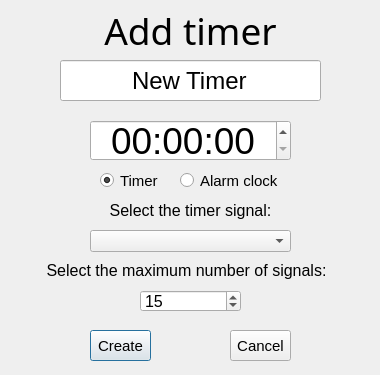
<?xml version="1.0" encoding="UTF-8"?>
<ui version="4.0">
 <class>AddingTimer</class>
 <widget class="QDialog" name="AddingTimer">
  <property name="geometry">
   <rect>
    <x>0</x>
    <y>0</y>
    <width>380</width>
    <height>375</height>
   </rect>
  </property>
  <property name="minimumSize">
   <size>
    <width>380</width>
    <height>375</height>
   </size>
  </property>
  <property name="maximumSize">
   <size>
    <width>380</width>
    <height>375</height>
   </size>
  </property>
  <property name="windowTitle">
   <string>Dialog</string>
  </property>
  <widget class="QRadioButton" name="radioButtonTimer">
   <property name="geometry">
    <rect>
     <x>100</x>
     <y>170</y>
     <width>82</width>
     <height>21</height>
    </rect>
   </property>
   <property name="font">
    <font>
     <pointsize>11</pointsize>
    </font>
   </property>
   <property name="cursor">
    <cursorShape>PointingHandCursor</cursorShape>
   </property>
   <property name="text">
    <string>Timer</string>
   </property>
   <property name="checked">
    <bool>true</bool>
   </property>
   <property name="autoRepeat">
    <bool>false</bool>
   </property>
  </widget>
  <widget class="QPushButton" name="btnCreate">
   <property name="geometry">
    <rect>
     <x>90</x>
     <y>330</y>
     <width>61</width>
     <height>31</height>
    </rect>
   </property>
   <property name="font">
    <font>
     <pointsize>11</pointsize>
    </font>
   </property>
   <property name="cursor">
    <cursorShape>PointingHandCursor</cursorShape>
   </property>
   <property name="text">
    <string>Create</string>
   </property>
  </widget>
  <widget class="QLineEdit" name="lineAddName">
   <property name="geometry">
    <rect>
     <x>60</x>
     <y>60</y>
     <width>261</width>
     <height>41</height>
    </rect>
   </property>
   <property name="font">
    <font>
     <pointsize>18</pointsize>
    </font>
   </property>
   <property name="text">
    <string>New Timer</string>
   </property>
   <property name="alignment">
    <set>Qt::AlignCenter</set>
   </property>
  </widget>
  <widget class="QRadioButton" name="radioButtonAlarm">
   <property name="geometry">
    <rect>
     <x>180</x>
     <y>170</y>
     <width>111</width>
     <height>21</height>
    </rect>
   </property>
   <property name="font">
    <font>
     <pointsize>11</pointsize>
    </font>
   </property>
   <property name="cursor">
    <cursorShape>PointingHandCursor</cursorShape>
   </property>
   <property name="text">
    <string>Alarm clock</string>
   </property>
  </widget>
  <widget class="QTimeEdit" name="timeAdd">
   <property name="geometry">
    <rect>
     <x>90</x>
     <y>120</y>
     <width>201</width>
     <height>41</height>
    </rect>
   </property>
   <property name="font">
    <font>
     <family>Nirmala UI</family>
     <pointsize>28</pointsize>
    </font>
   </property>
   <property name="cursor">
    <cursorShape>PointingHandCursor</cursorShape>
   </property>
   <property name="alignment">
    <set>Qt::AlignCenter</set>
   </property>
   <property name="correctionMode">
    <enum>QAbstractSpinBox::CorrectToPreviousValue</enum>
   </property>
   <property name="displayFormat">
    <string>HH:mm:ss</string>
   </property>
  </widget>
  <widget class="QLabel" name="labelAdd">
   <property name="enabled">
    <bool>true</bool>
   </property>
   <property name="geometry">
    <rect>
     <x>40</x>
     <y>10</y>
     <width>301</width>
     <height>41</height>
    </rect>
   </property>
   <property name="font">
    <font>
     <family>MS Reference Sans Serif</family>
     <pointsize>28</pointsize>
    </font>
   </property>
   <property name="text">
    <string>Add timer</string>
   </property>
   <property name="alignment">
    <set>Qt::AlignCenter</set>
   </property>
  </widget>
  <widget class="QPushButton" name="btnCancel">
   <property name="geometry">
    <rect>
     <x>230</x>
     <y>330</y>
     <width>61</width>
     <height>31</height>
    </rect>
   </property>
   <property name="font">
    <font>
     <pointsize>11</pointsize>
    </font>
   </property>
   <property name="cursor">
    <cursorShape>PointingHandCursor</cursorShape>
   </property>
   <property name="text">
    <string>Cancel</string>
   </property>
  </widget>
  <widget class="QComboBox" name="seletcSound">
   <property name="geometry">
    <rect>
     <x>90</x>
     <y>230</y>
     <width>201</width>
     <height>22</height>
    </rect>
   </property>
   <property name="cursor">
    <cursorShape>PointingHandCursor</cursorShape>
   </property>
   <property name="currentText">
    <string/>
   </property>
  </widget>
  <widget class="QLabel" name="lblSelectSound">
   <property name="geometry">
    <rect>
     <x>90</x>
     <y>200</y>
     <width>201</width>
     <height>21</height>
    </rect>
   </property>
   <property name="font">
    <font>
     <pointsize>12</pointsize>
    </font>
   </property>
   <property name="text">
    <string>Select the timer signal:</string>
   </property>
   <property name="alignment">
    <set>Qt::AlignCenter</set>
   </property>
  </widget>
  <widget class="QLabel" name="lblNumber">
   <property name="geometry">
    <rect>
     <x>26</x>
     <y>260</y>
     <width>321</width>
     <height>20</height>
    </rect>
   </property>
   <property name="font">
    <font>
     <pointsize>12</pointsize>
    </font>
   </property>
   <property name="text">
    <string>Select the maximum number of signals:</string>
   </property>
   <property name="alignment">
    <set>Qt::AlignCenter</set>
   </property>
  </widget>
  <widget class="QSpinBox" name="spinBoxNumber">
   <property name="geometry">
    <rect>
     <x>140</x>
     <y>290</y>
     <width>101</width>
     <height>22</height>
    </rect>
   </property>
   <property name="font">
    <font>
     <pointsize>12</pointsize>
    </font>
   </property>
   <property name="cursor">
    <cursorShape>PointingHandCursor</cursorShape>
   </property>
   <property name="alignment">
    <set>Qt::AlignLeading|Qt::AlignLeft|Qt::AlignVCenter</set>
   </property>
   <property name="minimum">
    <number>1</number>
   </property>
   <property name="maximum">
    <number>100</number>
   </property>
   <property name="value">
    <number>15</number>
   </property>
  </widget>
 </widget>
 <resources/>
 <connections/>
</ui>
